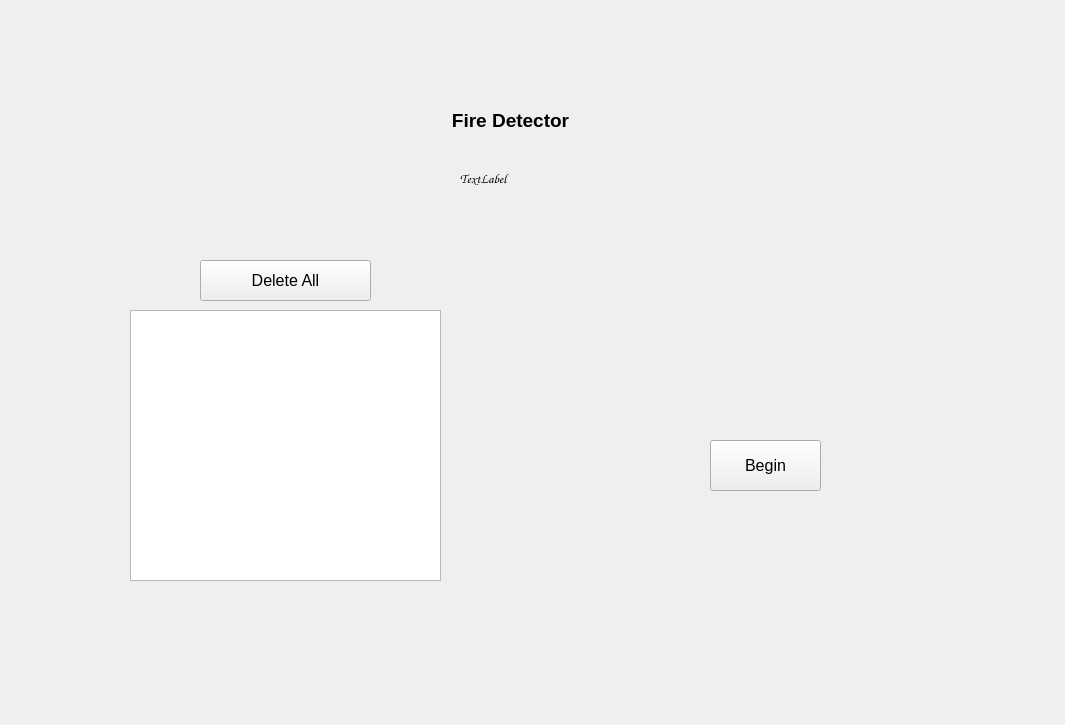
<?xml version="1.0" encoding="UTF-8"?>
<ui version="4.0">
 <class>incendie</class>
 <widget class="QDialog" name="incendie">
  <property name="geometry">
   <rect>
    <x>0</x>
    <y>0</y>
    <width>1065</width>
    <height>725</height>
   </rect>
  </property>
  <property name="windowTitle">
   <string>Dialog</string>
  </property>
  <widget class="QWidget" name="gridWidget_12" native="true">
   <property name="geometry">
    <rect>
     <x>600</x>
     <y>350</y>
     <width>331</width>
     <height>211</height>
    </rect>
   </property>
   <property name="styleSheet">
    <string notr="true"/>
   </property>
   <widget class="QPushButton" name="supprimer_15">
    <property name="geometry">
     <rect>
      <x>140</x>
      <y>370</y>
      <width>101</width>
      <height>31</height>
     </rect>
    </property>
    <property name="styleSheet">
     <string notr="true">QPushButton
{
	background-color: rgb(237, 218, 204);
	color: rgb(0, 0, 0);
border-style: solid;
    border-radius: 6;
border-radius: 14px;

	border-style: outset;
    border-width: 2px;
    border-radius: 14px;
    border-color: beige;
  
 
    padding: 0px;
	
	
	
	font: 10pt &quot;Franklin Gothic Heavy&quot;;
}
QPushButton:hover
{
background-color: rgb(0, 143, 105);
	color: rgb(0, 0, 0);
}
QPushButton:pressed
{
background-color: rgb(0, 143, 105);
}</string>
    </property>
    <property name="text">
     <string>Supprimer</string>
    </property>
   </widget>
   <widget class="QPushButton" name="commencer">
    <property name="geometry">
     <rect>
      <x>110</x>
      <y>90</y>
      <width>111</width>
      <height>51</height>
     </rect>
    </property>
    <property name="font">
     <font>
      <pointsize>12</pointsize>
     </font>
    </property>
    <property name="styleSheet">
     <string notr="true"/>
    </property>
    <property name="text">
     <string>Begin</string>
    </property>
   </widget>
  </widget>
  <widget class="QPushButton" name="supprimer_date">
   <property name="geometry">
    <rect>
     <x>200</x>
     <y>260</y>
     <width>171</width>
     <height>41</height>
    </rect>
   </property>
   <property name="font">
    <font>
     <pointsize>12</pointsize>
    </font>
   </property>
   <property name="styleSheet">
    <string notr="true"/>
   </property>
   <property name="text">
    <string>Delete All</string>
   </property>
  </widget>
  <widget class="QTableView" name="tableView_date">
   <property name="geometry">
    <rect>
     <x>130</x>
     <y>310</y>
     <width>311</width>
     <height>271</height>
    </rect>
   </property>
  </widget>
  <widget class="QWidget" name="gridWidget_11" native="true">
   <property name="geometry">
    <rect>
     <x>350</x>
     <y>80</y>
     <width>321</width>
     <height>151</height>
    </rect>
   </property>
   <property name="styleSheet">
    <string notr="true"/>
   </property>
   <widget class="QLabel" name="label_38">
    <property name="geometry">
     <rect>
      <x>0</x>
      <y>0</y>
      <width>321</width>
      <height>81</height>
     </rect>
    </property>
    <property name="styleSheet">
     <string notr="true"/>
    </property>
    <property name="text">
     <string>&lt;html&gt;&lt;head/&gt;&lt;body&gt;&lt;p align=&quot;center&quot;&gt;&lt;span style=&quot; font-size:14pt; font-weight:600;&quot;&gt;Fire Detector&lt;/span&gt;&lt;/p&gt;&lt;/body&gt;&lt;/html&gt;</string>
    </property>
   </widget>
   <widget class="QPushButton" name="supprimer_14">
    <property name="geometry">
     <rect>
      <x>140</x>
      <y>370</y>
      <width>101</width>
      <height>31</height>
     </rect>
    </property>
    <property name="styleSheet">
     <string notr="true">QPushButton
{
	background-color: rgb(237, 218, 204);
	color: rgb(0, 0, 0);
border-style: solid;
    border-radius: 6;
border-radius: 14px;

	border-style: outset;
    border-width: 2px;
    border-radius: 14px;
    border-color: beige;
  
 
    padding: 0px;
	
	
	
	font: 10pt &quot;Franklin Gothic Heavy&quot;;
}
QPushButton:hover
{
background-color: rgb(0, 143, 105);
	color: rgb(0, 0, 0);
}
QPushButton:pressed
{
background-color: rgb(0, 143, 105);
}</string>
    </property>
    <property name="text">
     <string>Supprimer</string>
    </property>
   </widget>
   <widget class="QLabel" name="label_1">
    <property name="geometry">
     <rect>
      <x>110</x>
      <y>90</y>
      <width>111</width>
      <height>16</height>
     </rect>
    </property>
    <property name="font">
     <font>
      <family>Comic Sans MS</family>
      <pointsize>10</pointsize>
     </font>
    </property>
    <property name="styleSheet">
     <string notr="true"/>
    </property>
    <property name="text">
     <string>TextLabel</string>
    </property>
   </widget>
  </widget>
 </widget>
 <resources/>
 <connections/>
</ui>
